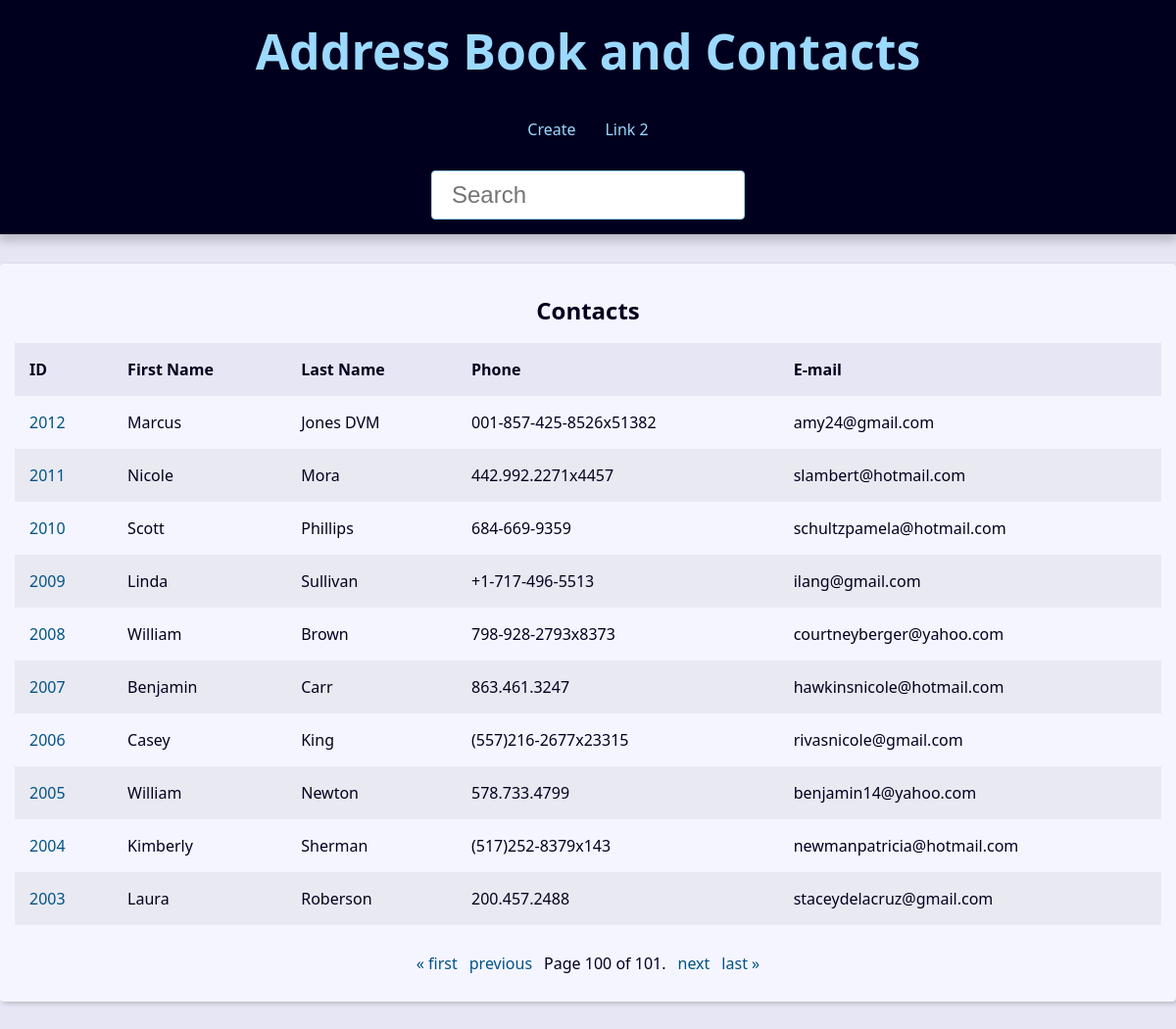
Page /?page=100&q= on the committed database.
### contact/models.py (models this page shows, shortened)
class Contact(models.Model):
    first_name = models.CharField(max_length=50)
    last_name = models.CharField(max_length=50, blank=True)
    phone = models.CharField(max_length=50)
    email = models.EmailField(max_length=254, blank=True)
    created_date = models.DateTimeField(default=timezone.now)
    description = models.TextField(blank=True)
    show = models.BooleanField(default=True)
    picture = models.ImageField(blank=True, upload_to='pictures/%Y/%m/')
    category = models.ForeignKey(
        Category,
        on_delete=models.SET_NULL,
        blank=True, null=True
    )
    owner = models.ForeignKey(
        User,
        on_delete=models.SET_NULL,
        blank=True, null=True
    )

### contact/views/contact_views.py (the view)
# urls.py: path('', views.index, name='index'),
def index(request):
    contacts = Contact.objects \
        .filter(show=True)\
        .order_by('-id')
    paginator = Paginator(contacts, 10)
    page_number = request.GET.get("page")
    page_obj = paginator.get_page(page_number)
    context = {
        'page_obj': page_obj,
    }
    return render(
        request,
        'contact/index.html',
        context
    )

### contact/templates/contact/index.html
{% extends 'global/base.html' %}
{% block content %}
  {% if page_obj %}
    <div class="responsive-table">
      <table class="contacts-table">
        <caption class="table-caption ">
          Contacts
        </caption>
        <thead>
          <tr class="table-row table-row-header">
            <th class="table-header">ID</th>
            <th class="table-header">First Name</th>
            <th class="table-header">Last Name</th>
            <th class="table-header">Phone</th>
            <th class="table-header">E-mail</th>
          </tr>
        </thead>
        <tbody>
          {% for contact in page_obj %}
            <tr class="table-row">
              <td class="table-cel">
                <a
                  class="table-link"
                  href="{% url 'contact:contact' contact.id %}"
                >
                  {{ contact.id }}
                </a>
              </td>
              <td class="table-cel">
                {{ contact.first_name }}
              </td>
              <td class="table-cel">
                {{ contact.last_name }}
              </td>
              <td class="table-cel">
                {{ contact.phone }}
              </td>
              <td class="table-cel">
                {{ contact.email }}
              </td>
            </tr>
          {% endfor %}
        </tbody>
      </table>
    </div>
  {% else %}
    <div class="single-contact">
      <h1 class="single-contact-name">
        No contacts found.
      </h1>
    </div>
  {% endif %}
{% endblock content %}

### base_static/global/css/style.css (style rules this page uses)
:root { --spacing: 1.5rem; --link-dark-color: rgb(0, 83, 134); --link-light-color: rgb(156, 217, 255); --clr-white: rgb(245, 245, 255); --clr-black: rgb(0, 0, 30); --clr-light-gray: rgb(230, 230, 245); --clr-dark-shadow-5: rgba(0, 0, 10, 5%); --clr-dark-shadow-10: rgba(0, 0, 10, 10%); --clr-dark-shadow-20: rgba(0, 0, 10, 20%); --clr-light-shadow-5: rgba(200, 200, 255, 5%); --clr-light-shadow-10: rgba(200, 200, 255, 10%); --clr-light-shadow-20: rgba(200, 200, 255, 20%); --main-page-width: 120rem; --table-min-width: 60rem; --biggest-font-size: 5rem; --bigger-font-size: 4rem; --big-font-size: 3.2rem; --medium-font-size: 2.4rem; --small-font-size: 1.6rem; --smaller-font-size: 1.4rem; --smallest-font-size: 1.2rem; --transition-fast: 300ms; --transition-medium: 600ms; --transition-slow: 1s; --default-border-radius: 4px; }
*, *::before, *::after { margin: 0; padding: 0; box-sizing: border-box; }
html { font-size: 62.5%; }
body { font-family: system-ui, -apple-system, BlinkMacSystemFont, 'Segoe UI', Roboto, Oxygen, Ubuntu, Cantarell, 'Open Sans', 'Helvetica Neue', sans-serif; line-height: 1.5; font-size: var(--small-font-size); color: var(--clr-black); -webkit-font-smoothing: antialiased; background: var(--clr-light-gray); }
.responsive-table { width: 100%; overflow-x: auto; }
.contacts-table { width: 100%; min-width: var(--table-min-width); border-collapse: collapse; }
.table-caption { font-size: var(--medium-font-size); font-weight: bold; padding: var(--spacing); }
.table-row { text-align: left; text-overflow: ellipsis; transition: background-color var(--transition-fast) ease-in-out; }
.table-row:nth-of-type(2n) { background: var(--clr-dark-shadow-5); }
.table-row-header { background: var(--clr-light-gray); color: var(--clr-black); }
.table-cel, .table-header { padding: var(--spacing); }
.table-link { color: var(--link-dark-color); transition: color var(--transition-fast) ease-in-out; text-decoration: none; }

### rows in the picture
Contact: id "2012", first_name "Marcus", last_name "Jones DVM", phone "001-857-425-8526x51382", email "amy24@gmail.com"
Contact: id "2011", first_name "Nicole", last_name "Mora", phone "442.992.2271x4457", email "slambert@hotmail.com"
Contact: id "2010", first_name "Scott", last_name "Phillips", phone "684-669-9359", email "schultzpamela@hotmail.com"
Contact: id "2009", first_name "Linda", last_name "Sullivan", phone "+1-717-496-5513", email "ilang@gmail.com"
Contact: id "2008", first_name "William", last_name "Brown", phone "798-928-2793x8373", email "courtneyberger@yahoo.com"
Contact: id "2007", first_name "Benjamin", last_name "Carr", phone "863.461.3247", email "hawkinsnicole@hotmail.com"
Contact: id "2006", first_name "Casey", last_name "King", phone "(557)216-2677x23315", email "rivasnicole@gmail.com"
Contact: id "2005", first_name "William", last_name "Newton", phone "578.733.4799", email "benjamin14@yahoo.com"
Contact: id "2004", first_name "Kimberly", last_name "Sherman", phone "(517)252-8379x143", email "newmanpatricia@hotmail.com"
Contact: id "2003", first_name "Laura", last_name "Roberson", phone "200.457.2488", email "staceydelacruz@gmail.com"

### other values in the picture
{{ page_obj.number }} "100"
{{ page_obj.paginator.num_pages }} "101"
